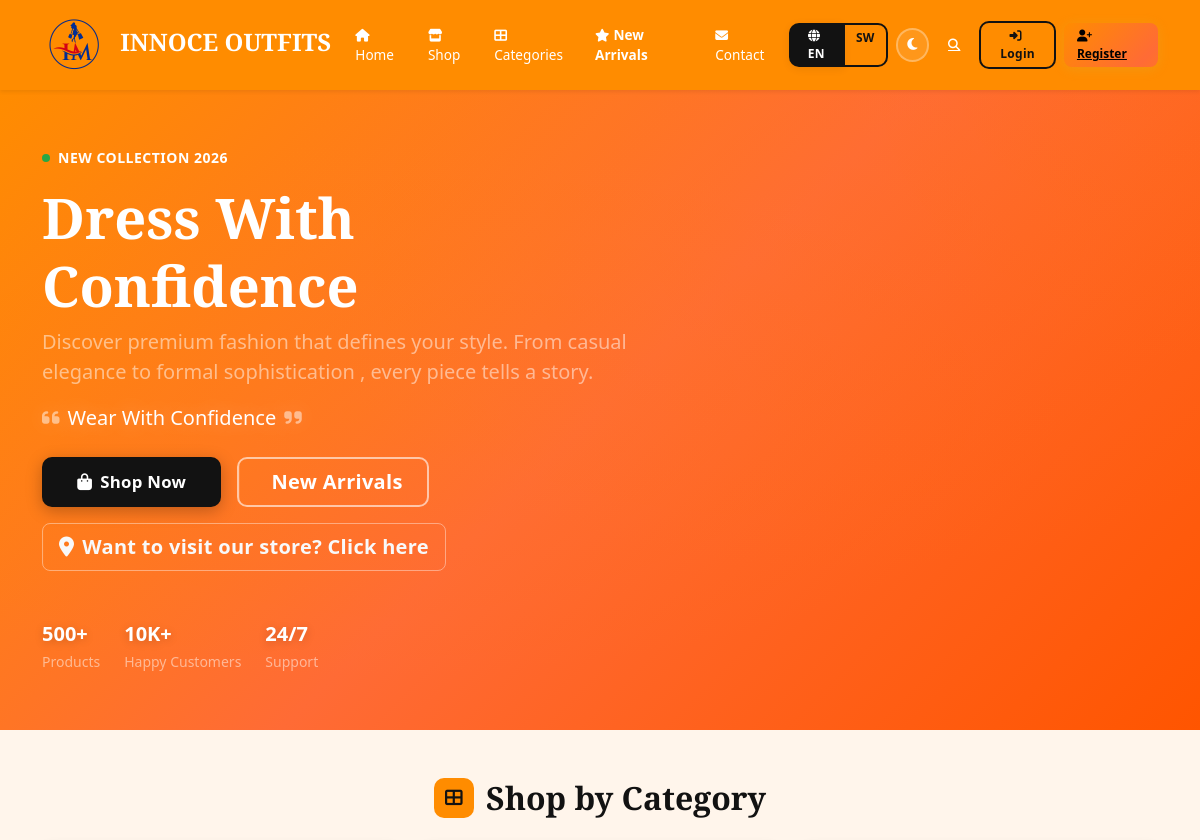
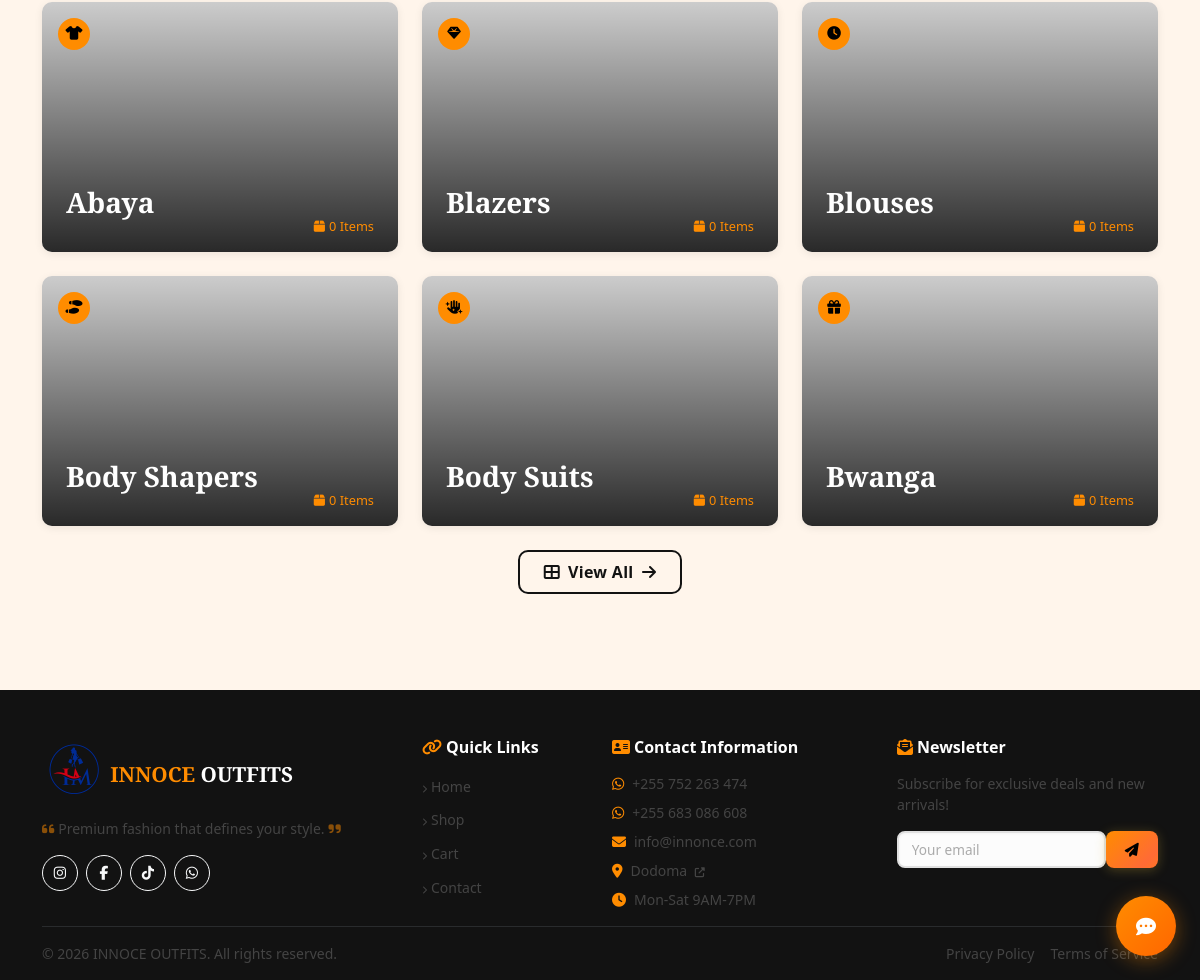
The page / on the database its author committed (2 pictures, top to bottom).
### tables this page shows
CREATE TABLE categories (
  id INT AUTO_INCREMENT PRIMARY KEY,
  name_en VARCHAR(255) NOT NULL,
  name_sw VARCHAR(255) NOT NULL,
  slug VARCHAR(255) NOT NULL UNIQUE,
  parent_id INT DEFAULT NULL,
  description_en TEXT DEFAULT NULL,
  description_sw TEXT DEFAULT NULL,
  image VARCHAR(255) DEFAULT NULL,
  status TINYINT(1) DEFAULT 1,
  created_at TIMESTAMP DEFAULT CURRENT_TIMESTAMP,
  updated_at TIMESTAMP DEFAULT CURRENT_TIMESTAMP ON UPDATE CURRENT_TIMESTAMP,
  FOREIGN KEY (parent_id) REFERENCES categories(id) ON DELETE CASCADE
);

### includes/functions.php (called while the page is built, shortened)
<?php
function escape(?string $value): string {
    return htmlspecialchars($value ?? '', ENT_QUOTES, 'UTF-8');
}
function currentLang(): string {
    return $_SESSION['lang'] ?? 'en';
}
function __(string $key): string {
    global $lang;
    $locale = currentLang();
    return $lang[$locale][$key] ?? $lang['en'][$key] ?? $key;
}
function t(string $en, string $sw): string {
    return currentLang() === 'sw' ? $sw : $en;
}

### index.php (the view, shortened to what this page needs)
<?php
require_once __DIR__ . '/config.php';
$categories = $db->query("SELECT c.*, (SELECT COUNT(*) FROM products WHERE category_id = c.id AND status = 'active') as products_count FROM categories c WHERE c.status = 1 AND c.parent_id IS NULL ORDER BY c.name_en LIMIT 6")->fetchAll();
$totalCategories = $db->query("SELECT COUNT(*) FROM categories WHERE status = 1 AND parent_id IS NULL")->fetchColumn();
require_once __DIR__ . '/includes/header.php';
?>
<section class="hero">
    <div class="container hero-content">
        <div class="row">
            <div class="col-lg-7">
                <div class="d-flex align-items-center gap-2 mb-3 fade-in">
                    <span class="pulse-dot"></span>
                    <span class="text-gold small fw-600 text-uppercase tracking-wide"><?= __('new_collection') ?></span>
                </div>
                <h1 class="fade-in"><?= __('dress_with_confidence') ?></h1>
                <p class="slide-up fs-5 mb-3 text-white-50" style="animation-delay: .2s;"><?= __('hero_subtitle') ?></p>
                <p class="fs-5 text-glow mb-4 slide-up" style="animation-delay: .3s;"><i class="fas fa-quote-left me-2 opacity-50"></i><?= __('hero_sw') ?><i class="fas fa-quote-right ms-2 opacity-50"></i></p>
                <div class="d-flex flex-wrap gap-3 slide-up" style="animation-delay: .4s;">
                    <a href="<?= SITE_URL ?>/shop/index.php" class="btn btn-gold btn-lg"><i class="fas fa-shopping-bag me-2"></i><?= __('shop_now') ?></a>
                    <a href="<?= SITE_URL ?>/shop/index.php?sort=newest" class="btn btn-outline-gold btn-lg"><i class="fas fa-sparkles me-2"></i><?= __('new_arrivals') ?></a>
                    <a href="https://www.google.com/maps/dir//INNOCE+OUTFITS,+One+way,+Tenth+Rd,+Dodoma" target="_blank" class="btn btn-outline-light btn-lg"><i class="fas fa-location-dot me-2"></i><?= __('visit_us') ?></a>
                </div>
                <div class="d-flex gap-4 mt-5 slide-up" style="animation-delay: .5s;">
                    <div><span class="fw-700 fs-5 text-gold">500+</span><br><small class="text-white-50"><?= __('products') ?></small></div>
                    <div><span class="fw-700 fs-5 text-gold">10K+</span><br><small class="text-white-50"><?= __('happy_customers') ?></small></div>
                    <div><span class="fw-700 fs-5 text-gold">24/7</span><br><small class="text-white-50"><?= __('support') ?></small></div>
                </div>
            </div>
        </div>
    </div>
</section>
<?php if ($categories): ?>
<section class="py-5">
    <div class="container">
        <div class="section-header justify-content-center mb-4">
            <div class="section-icon bg-gold"><i class="fas fa-th-large"></i></div>
            <h2 class="fw-700 mb-0" style="font-family: 'Playfair Display', serif;"><?= __('shop_by_category') ?></h2>
        </div>
        <div class="row g-4">
            <?php $icons = ['fa-tshirt', 'fa-gem', 'fa-clock', 'fa-shoe-prints', 'fa-hand-sparkles', 'fa-gift']; ?>
            <?php foreach ($categories as $i => $cat): ?>
            <div class="col-lg-4 col-md-6">
                <a href="<?= SITE_URL ?>/shop/index.php?category=<?= escape($cat['slug']) ?>" class="text-decoration-none">
                    <div class="category-card">
                        <img src="<?= $cat['image'] ? SITE_URL . '/' . $cat['image'] : 'https://placehold.co/600x400/121212/FF8C00?text=' . urlencode($cat['name_en']) ?>" alt="<?= escape(t($cat['name_en'], $cat['name_sw'])) ?>">
                        <div class="category-overlay"></div>
                        <div class="position-absolute top-0 start-0 p-3" style="z-index:2;">
                            <div class="icon-badge"><i class="fas <?= $icons[$i % count($icons)] ?>"></i></div>
                        </div>
                        <h3 class="category-title"><?= escape(t($cat['name_en'], $cat['name_sw'])) ?></h3>
                        <span class="category-count"><i class="fas fa-box me-1"></i><?= $cat['products_count'] ?> <?= __('items') ?></span>
                    </div>
                </a>
            </div>
            <?php endforeach; ?>
        </div>
        <?php if ($totalCategories > 6): ?>
        <div class="text-center mt-4">
            <a href="<?= SITE_URL ?>/shop/categories.php" class="btn btn-outline-dark-custom"><i class="fas fa-th-large me-2"></i><?= __('view_all') ?> <i class="fas fa-arrow-right ms-1"></i></a>
        </div>
        <?php endif; ?>
    </div>
</section>
<?php endif; ?>
<?php require_once __DIR__ . '/includes/footer.php'; ?>

### rows shown on the page
categories: name_en "Abaya", products_count "0"
categories: name_en "Blazers", products_count "0"
categories: name_en "Blouses", products_count "0"
categories: name_en "Body Shapers", products_count "0"
categories: name_en "Body Suits", products_count "0"
categories: name_en "Bwanga", products_count "0"

### other values the page prints
__('home') "Home"
__('shop') "Shop"
__('categories') "Categories"
__('new_arrivals') "New Arrivals"
__('contact') "Contact"
__('login') "Login"
__('register') "Register"
__('new_collection') "NEW COLLECTION 2026"
__('dress_with_confidence') "Dress With Confidence"
__('hero_subtitle') "Discover premium fashion that defines your style. From casual elegance to formal sophistication , every piece tells a story."
__('hero_sw') "Wear With Confidence"
__('shop_now') "Shop Now"
__('visit_us') "Want to visit our store? Click here"
__('products') "Products"
__('happy_customers') "Happy Customers"
